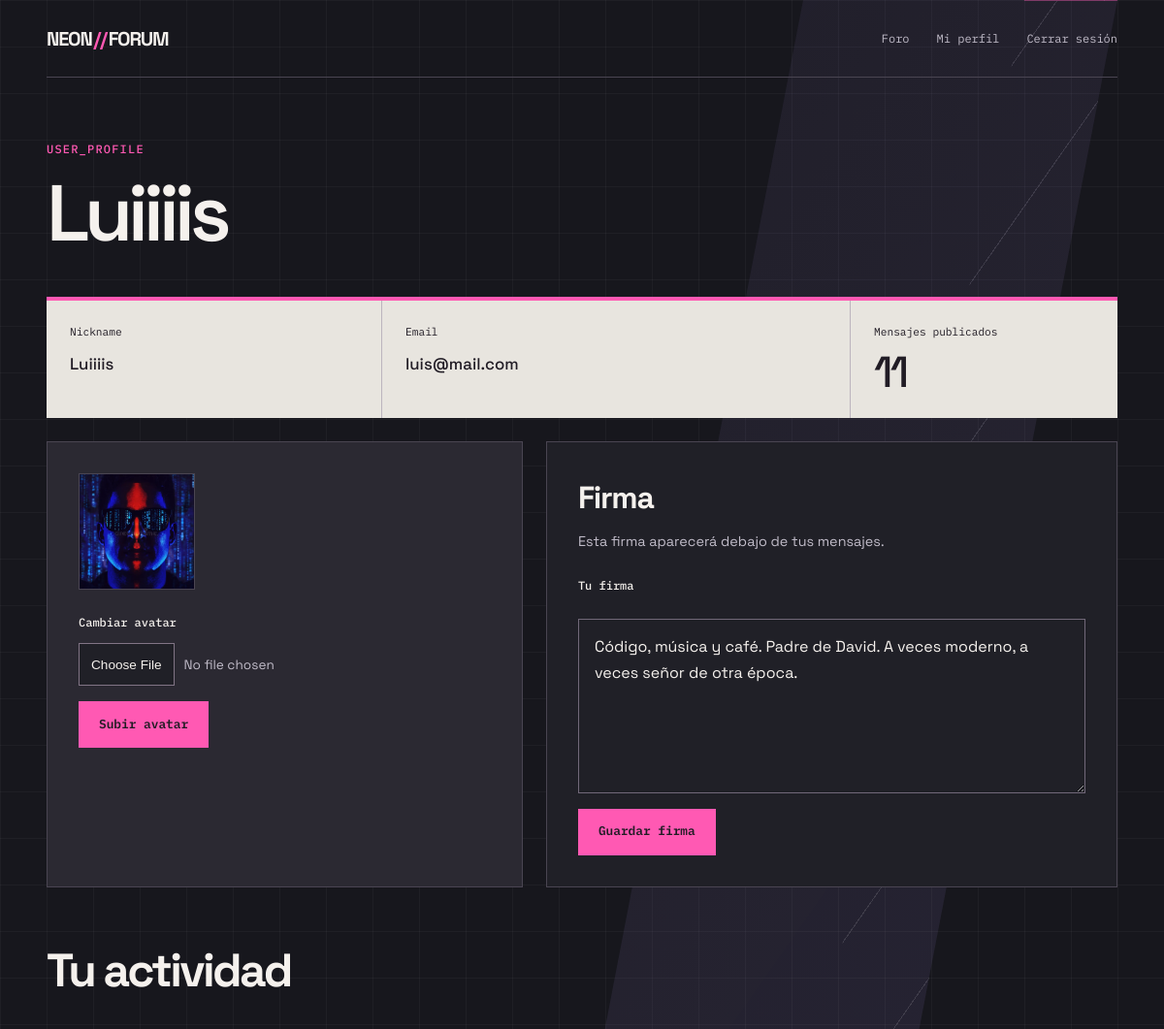
Page /perfil.php (signed in, upper part) on the earlier database version.
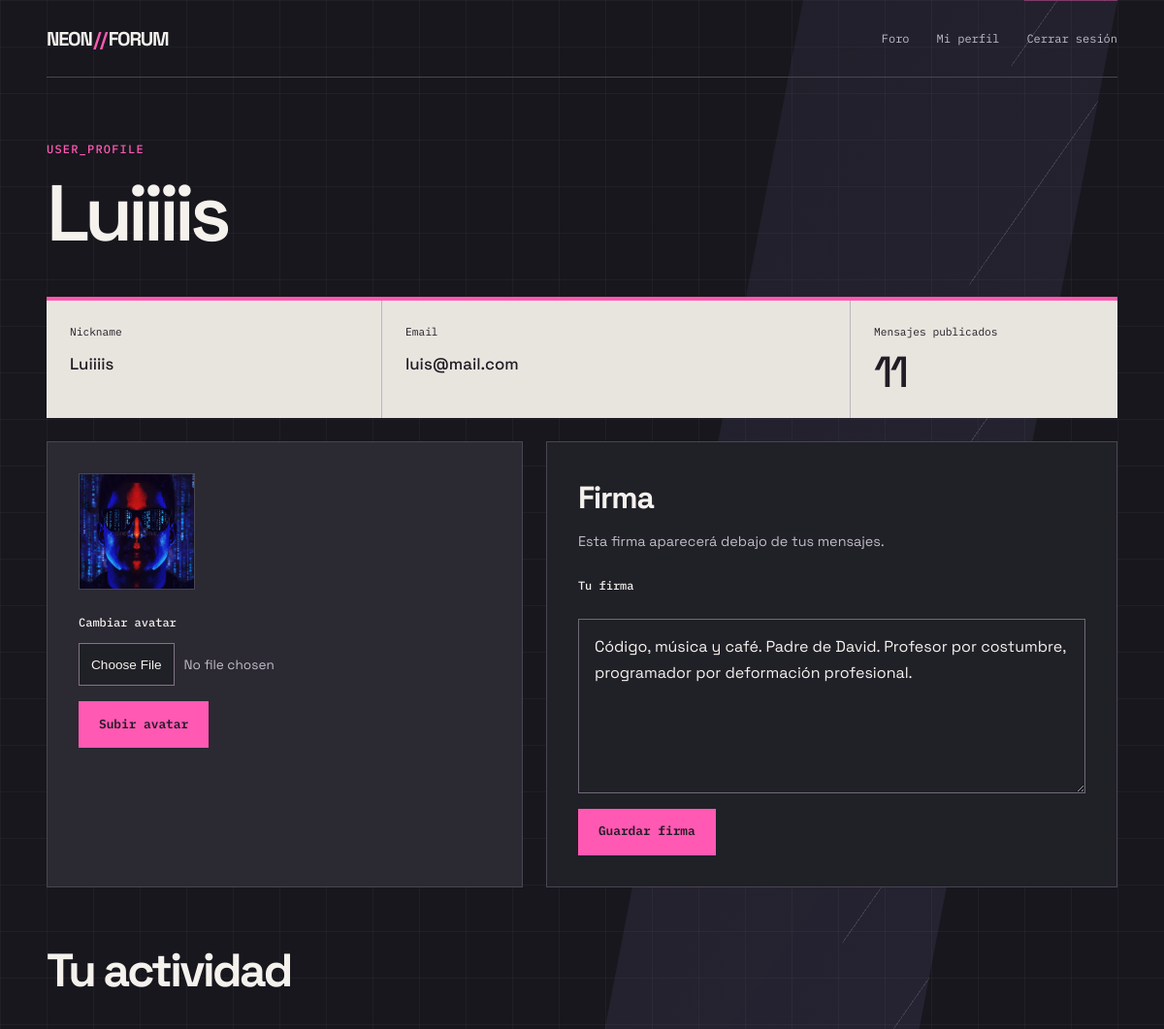
Same page on the later database version.
### tables this page shows
CREATE TABLE `usuarios` (
  `id_usu` int(11) NOT NULL,
  `nickname` varchar(50) NOT NULL,
  `email` varchar(100) NOT NULL,
  `password` varchar(255) NOT NULL,
  `avatar` varchar(255) DEFAULT NULL,
  `firma` text DEFAULT NULL
);

### perfil.php (the view, shortened to what this page needs)
<?php
$con = new mysqli("localhost", "root", "", "examen");
$nicknameSesion = $_SESSION["usuario"];
$sql = "SELECT * FROM usuarios WHERE nickname = '$nicknameSesion'";
$resultadoUsuario = $con->query($sql);
foreach ($resultadoUsuario as $usuario) {
    $id_usu = $usuario["id_usu"];
    $nickname = $usuario["nickname"];
    $email = $usuario["email"];
    $avatar = $usuario["avatar"];
    $firma = $usuario["firma"];
}
$sql = "SELECT * FROM mensajes WHERE id_usu = $id_usu";
$resultadoMensajes = $con->query($sql);
$num_mensajes = $resultadoMensajes->num_rows;
?>
<!DOCTYPE html>
<html lang="es">
<head>
    <link rel="stylesheet" href="styles.css?v=<?php echo time(); ?>">
</head>
<body>
<div class="perfil">
    <p class="perfil-tag">USER_PROFILE</p>
    <h1><?php echo $nickname; ?></h1>
    <div class="perfil-datos">
        <div class="dato">
            <span>Nickname</span>
            <p><?php echo $nickname; ?></p>
        </div>
        <div class="dato">
            <span>Email</span>
            <p><?php echo $email; ?></p>
        </div>
        <div class="dato">
            <span>Mensajes publicados</span>
            <p><?php echo $num_mensajes; ?></p>
        </div>
    </div>
    <div class="perfil-avatar">
        <?php if ($avatar != NULL && $avatar != "") { ?>
            <img src="avatars/<?php echo $avatar; ?>" alt="Avatar de <?php echo $nickname; ?>" class="avatar-img">
        <?php } else { ?>
            <div class="avatar-vacio">
                <?php echo strtoupper(substr($nickname, 0, 1)); ?>
            </div>
        <?php } ?>
        <form action="perfil.php" method="POST" enctype="multipart/form-data" class="avatar-form">
            <label for="avatar">Cambiar avatar</label>
            <input type="file" name="avatar" id="avatar" accept=".jpg,.jpeg,.png,.webp" required>
            <button type="submit" name="cambiar_avatar">Subir avatar</button>
        </form>
    </div>
    <div class="firma-perfil">
        <h2>Firma</h2>
        <p class="firma-info">Esta firma aparecerá debajo de tus mensajes.</p>
        <form action="perfil.php" method="POST">
            <label for="firma">Tu firma</label>
            <textarea id="firma" name="firma" maxlength="500" placeholder="Escribe tu firma..."><?php echo $firma; ?></textarea>
            <button type="submit" name="guardar_firma">Guardar firma</button>
        </form>
    </div>
    <div class="actividad">
        <h2>Tu actividad</h2>
    </div>
</div>
</body>
</html>

Differences in the rows shown:
changed usuarios "Luiiiis": firma "Código, música y café. Padre de David. A veces moderno, a veces señor de otra época." → "Código, música y café. Padre de David. Profesor por costumbre, programador por deformación profesional."
